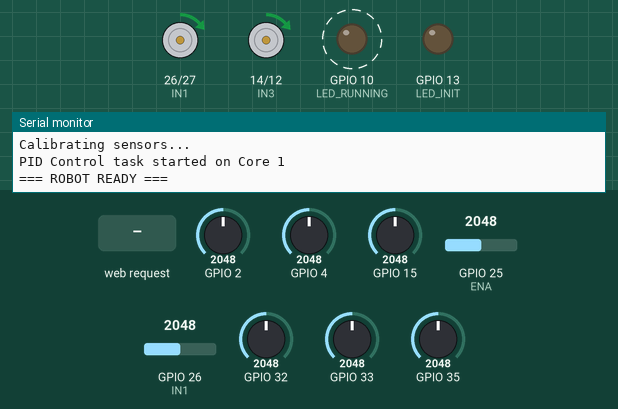
Simulated run of this sketch. Board: ESP32. On the bench: motor-driver pin pairs drawn as motors (green arrow = first pin HIGH = forward, orange = second pin HIGH = backward, longer = more drive, scaled by the enable pin), output pins drawn as LEDs (lit = HIGH), the last lines printed to the serial monitor. Dashed ring = blinking. Inputs (shaded band) come from the test bench; at power-on: GPIO 2 = 2048, GPIO 25 (ENA) = 2048, GPIO 26 (IN1) = 2048, GPIO 4 = 2048, GPIO 15 = 2048, GPIO 32 = 2048, GPIO 33 = 2048, GPIO 35 = 2048. WiFi joins after 1.5 s; servers stay silent unless stated.

Above: at 8.75 s.
8.8 s: GPIO 2 set to 2866
At 9.7 s:
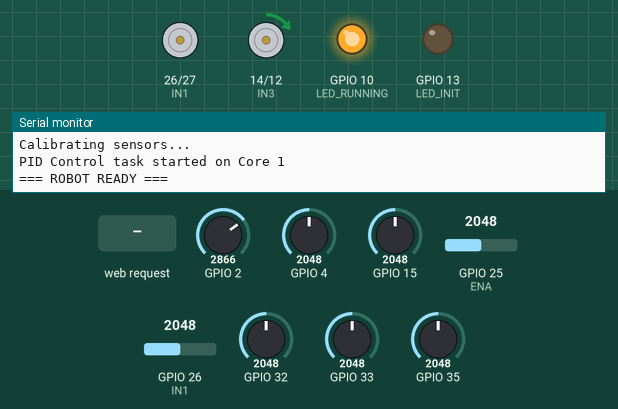
11.8 s: GPIO 25 (ENA) set to 2866
At 13.95 s:
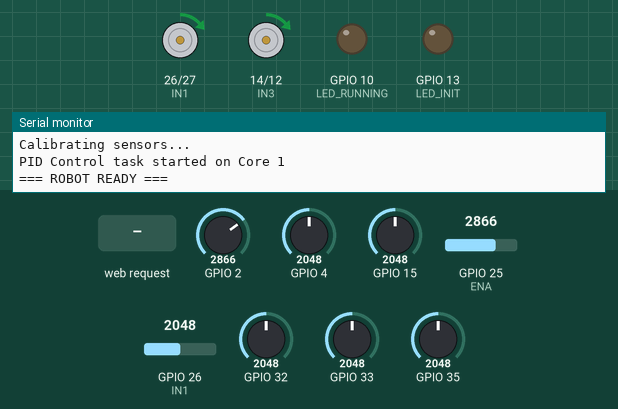
14.8 s: HTTP request GET /stop received
At 15.9 s:
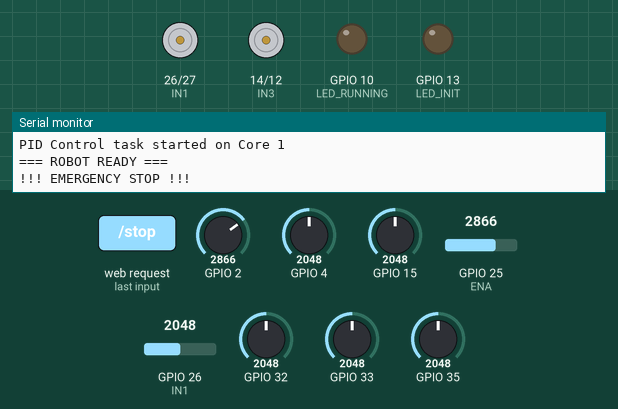
16.3 s: HTTP request GET /start received
At 16.46 s:
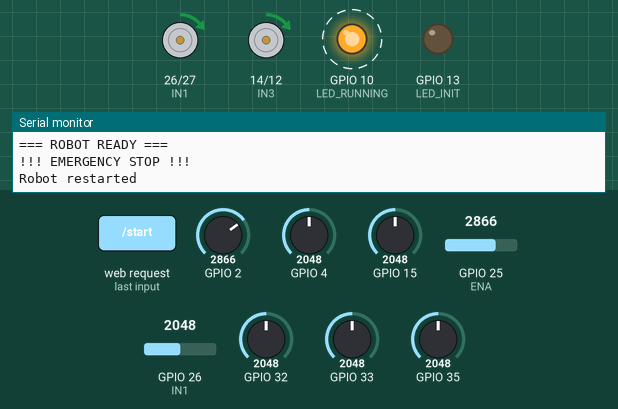
19.3 s: GPIO 26 (IN1) set to 2866
At 20.6 s:
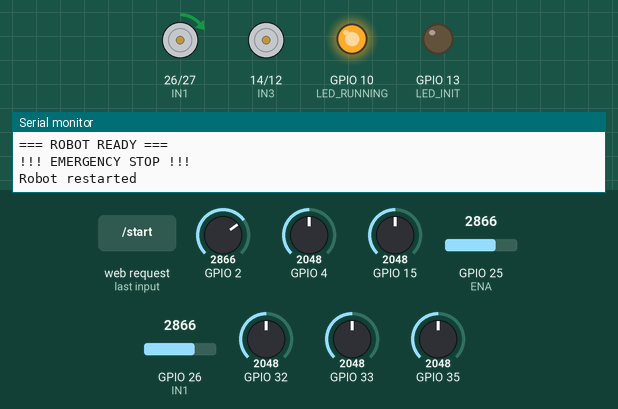
22.3 s: HTTP request GET /backward received
At 22.56 s:
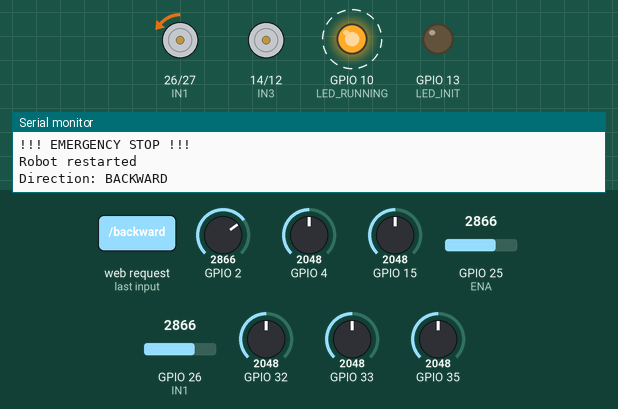
Timing chart, 0 to 26.3 s (numbered marks = the images above; inputs shaded):
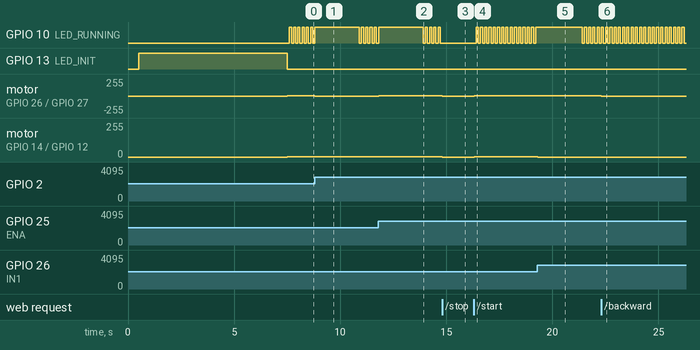

The sketch:

LineFollowerCode.ino
```cpp
#include <WiFi.h>
#include <ESPAsyncWebServer.h>
#include <QTRSensors.h>

// --- CONFIGURATION PINS ---
const int IN1 = 26; const int IN2 = 27; // Moteur Gauche
const int IN3 = 14; const int IN4 = 12; // Moteur Droit
const int ENA = 25; const int ENB = 28; // PWM Vitesse
const int LED_INIT = 13;    // LED Initialisation
const int LED_RUNNING = 10; // LED Pilotage actif

// --- PARAMÈTRES PID & VITESSE ---
float Kp = 0.4;
float Kd = 1.2;
int lastError = 0;
int baseSpeed = 160;
volatile bool robotStop = false;      // Arrêt d'urgence
volatile bool robotForward = true;    // Direction: true=avant, false=arrière
uint16_t lastPosition = 3500;         // Dernière position capteur
unsigned long lastMovementTime = 0;   // Timestamp du dernier mouvement
bool ledBlinking = false;             // État LED clignotante

// --- OBJETS ---
QTRSensors qtr;
const uint8_t SensorCount = 8;
uint16_t sensorValues[SensorCount];
AsyncWebServer server(80);

// --- INTERFACE WEB (Stockée en Flash) ---
const char index_html[] PROGMEM = R"rawliteral(
<!DOCTYPE HTML><html><head><title>ZEBI Robot Control</title>
<meta name="viewport" content="width=device-width, initial-scale=1">
<style>
  * { margin: 0; padding: 0; box-sizing: border-box; }
  body { font-family: Arial, sans-serif; background: #1a1a1a; color: #fff; padding: 10px; }
  .container { max-width: 500px; margin: 0 auto; }
  h1 { text-align: center; margin: 20px 0; font-size: 28px; }
  .status { text-align: center; padding: 15px; background: #222; border-radius: 8px; margin-bottom: 20px; font-size: 14px; }
  .status.running { background: #1a5c1a; }
  .status.stopped { background: #5c1a1a; }

  .button-group { display: grid; grid-template-columns: 1fr 1fr; gap: 10px; margin-bottom: 20px; }
  .btn { padding: 15px; border: none; border-radius: 8px; font-size: 16px; font-weight: bold; cursor: pointer; transition: all 0.3s; }
  .btn-stop { background: #ff3333; color: white; grid-column: 1 / -1; font-size: 24px; padding: 30px; }
  .btn-stop:active { background: #cc0000; transform: scale(0.95); }
  .btn-start { background: #33a833; color: white; }
  .btn-start:active { background: #228022; }

  .control-group { background: #222; padding: 20px; border-radius: 8px; margin-bottom: 15px; }
  .control-group h3 { font-size: 14px; margin-bottom: 10px; text-transform: uppercase; color: #aaa; }

  label { display: block; margin-bottom: 5px; font-size: 13px; }
  input[type="range"] { width: 100%; height: 8px; cursor: pointer; accent-color: #ff6600; }
  input[type="number"] { width: 70px; padding: 5px; background: #333; color: #fff; border: 1px solid #444; border-radius: 4px; }

  .value { display: inline-block; margin-left: 10px; background: #333; padding: 3px 8px; border-radius: 4px; font-size: 13px; }
  .info { font-size: 12px; color: #999; margin-top: 20px; text-align: center; }
</style></head>
<body>
  <div class="container">
    <h1>🤖 ZEBI Robot</h1>

    <div class="status running" id="status">Statut: PRÊT</div>

    <div class="button-group">
      <button class="btn btn-stop" onclick="stopRobot()">🛑 ARRÊT D'URGENCE</button>
      <button class="btn btn-start" onclick="startRobot()">▶ DÉMARRER</button>
    </div>

    <div class="control-group">
      <h3>PID Contrôle</h3>
      <label>Kp (Proportionnel): <span class="value" id="kpVal">0.4</span></label>
      <input type="range" id="kp" min="0" max="2" step="0.1" value="0.4" oninput="updateKp()">

      <label style="margin-top: 15px;">Kd (Dérivée): <span class="value" id="kdVal">1.2</span></label>
      <input type="range" id="kd" min="0" max="3" step="0.1" value="1.2" oninput="updateKd()">
    </div>

    <div class="control-group">
      <h3>Vitesse</h3>
      <label>Vitesse de base: <span class="value" id="spVal">160</span></label>
      <input type="range" id="sp" min="50" max="255" step="5" value="160" oninput="updateSpeed()">
    </div>

    <div class="info">
      📡 Connecté à Robot-Z.E.B.I<br>
      IP: 192.168.4.1<br>
      Appuie longtemps sur ARRÊT EN CAS D'URGENCE
    </div>
  </div>

  <script>
    let isStopped = false;

    async function fetchAPI(endpoint) {
      try {
        await fetch('/' + endpoint);
      } catch(e) { console.log(e); }
    }

    function stopRobot() {
      document.getElementById('status').textContent = '🔴 ARRÊTÉ D\'URGENCE';
      document.getElementById('status').className = 'status stopped';
      isStopped = true;
      fetchAPI('stop');
    }

    function startRobot() {
      document.getElementById('status').textContent = '🟢 EN COURS D\'EXÉCUTION';
      document.getElementById('status').className = 'status running';
      isStopped = false;
      fetchAPI('start');
    }

    function updateKp() {
      const val = document.getElementById('kp').value;
      document.getElementById('kpVal').textContent = val;
      updateAll();
    }

    function updateKd() {
      const val = document.getElementById('kd').value;
      document.getElementById('kdVal').textContent = val;
      updateAll();
    }

    function updateSpeed() {
      const val = document.getElementById('sp').value;
      document.getElementById('spVal').textContent = val;
      updateAll();
    }

    function updateAll() {
      if (isStopped) {
        alert('⚠️ Démarre le robot d\'abord!');
        return;
      }
      const kp = document.getElementById('kp').value;
      const kd = document.getElementById('kd').value;
      const sp = document.getElementById('sp').value;
      fetchAPI('set?kp=' + kp + '&kd=' + kd + '&sp=' + sp);
    }
  </script>
</body></html>)rawliteral";

// --- TÂCHE DE PILOTAGE (CŒUR 1) ---
void TaskRobot(void * pvParameters) {
  unsigned long blinkTimer = 0;

  for(;;) {
    if (robotStop) {
      // Arrêt d'urgence : couper les moteurs
      ledcWrite(0, 0);  // Channel 0 = ENA
      ledcWrite(1, 0);  // Channel 1 = ENB
      digitalWrite(LED_RUNNING, LOW);
      vTaskDelay(100 / portTICK_PERIOD_MS);
      continue;
    }

    uint16_t position = qtr.readLineBlack(sensorValues);
    int error = position - 3500;

    int motorSpeed = (Kp * error) + (Kd * (error - lastError));
    lastError = error;

    int speedG = baseSpeed + motorSpeed;
    int speedD = baseSpeed - motorSpeed;

    // Constrain entre 0 et 65535 (16 bits)
    speedG = constrain(speedG, 0, 65535);
    speedD = constrain(speedD, 0, 65535);

    // Détection de blocage : position inchangée depuis 2 secondes
    unsigned long currentTime = millis();
    if (abs((int)position - (int)lastPosition) > 100) {
      // Robot bouge : réinitialiser le timer
      lastMovementTime = currentTime;
      ledBlinking = false;
      digitalWrite(LED_RUNNING, HIGH);  // LED stable
    } else if (currentTime - lastMovementTime > 2000) {
      // Bloqué depuis 2 sec : faire clignoter
      ledBlinking = true;
      if ((currentTime - lastMovementTime) % 200 < 100) {
        digitalWrite(LED_RUNNING, HIGH);
      } else {
        digitalWrite(LED_RUNNING, LOW);
      }
    }
    lastPosition = position;

    // Contrôle Moteurs selon direction
    if (robotForward) {
      // AVANCE
      digitalWrite(IN1, HIGH); digitalWrite(IN2, LOW);
      digitalWrite(IN3, HIGH); digitalWrite(IN4, LOW);
    } else {
      // MARCHE ARRIÈRE
      digitalWrite(IN1, LOW);  digitalWrite(IN2, HIGH);
      digitalWrite(IN3, LOW);  digitalWrite(IN4, HIGH);
    }
    ledcWrite(0, speedG);  // Channel 0 = ENA
    ledcWrite(1, speedD);  // Channel 1 = ENB

    vTaskDelay(5 / portTICK_PERIOD_MS); // Boucle de 5ms pour la stabilité
  }
}

void setup() {
  Serial.begin(115200);
  delay(500);
  Serial.println("\n=== ROBOT LINE FOLLOWER START ===");
  Serial.println("Initializing pins...");

  // Pins Moteurs
  pinMode(IN1, OUTPUT); pinMode(IN2, OUTPUT);
  pinMode(IN3, OUTPUT); pinMode(IN4, OUTPUT);
  pinMode(LED_INIT, OUTPUT); pinMode(LED_RUNNING, OUTPUT);
  digitalWrite(LED_INIT, HIGH);    // LED Init = ON
  digitalWrite(LED_RUNNING, LOW);  // LED Running = OFF

  // PWM Moteurs - 16 bits pour meilleure précision
  ledcSetup(0, 5000, 16);      // Channel 0: 5kHz, 16 bits
  ledcAttachPin(ENA, 0);       // Attach ENA to Channel 0
  ledcSetup(1, 5000, 16);      // Channel 1: 5kHz, 16 bits
  ledcAttachPin(ENB, 1);       // Attach ENB to Channel 1

  // Setup Capteurs
  qtr.setTypeAnalog();
  qtr.setSensorPins((const uint8_t[]){15,2,4,35,32,33,25,26}, SensorCount);
  Serial.println("QTR Sensors initialized");

  // Wi-Fi Access Point
  bool wifi_ok = WiFi.softAP("Robot-Z.E.B.I", "ZEBI");
  if(wifi_ok) {
    Serial.print("Wi-Fi AP started. IP: ");
    Serial.println(WiFi.softAPIP());
  } else {
    Serial.println("WARNING: Wi-Fi AP failed!");
  }

  server.on("/", HTTP_GET, [](AsyncWebServerRequest *request){
    request->send_P(200, "text/html", index_html);
  });

  server.on("/stop", HTTP_GET, [](AsyncWebServerRequest *request){
    robotStop = true;
    Serial.println("!!! EMERGENCY STOP !!!");
    request->send(200, "text/plain", "STOPPED");
  });

  server.on("/start", HTTP_GET, [](AsyncWebServerRequest *request){
    robotStop = false;
    lastError = 0;
    Serial.println("Robot restarted");
    request->send(200, "text/plain", "RUNNING");
  });

  server.on("/forward", HTTP_GET, [](AsyncWebServerRequest *request){
    robotForward = true;
    Serial.println("Direction: FORWARD");
    request->send(200, "text/plain", "FORWARD");
  });

  server.on("/backward", HTTP_GET, [](AsyncWebServerRequest *request){
    robotForward = false;
    Serial.println("Direction: BACKWARD");
    request->send(200, "text/plain", "BACKWARD");
  });

  server.begin();
  Serial.println("Web server started on /0.0.0.0:80");

  // Calibration (Le robot doit bouger sur la ligne)
  Serial.println("Calibrating sensors...");
  for (uint16_t i = 0; i < 200; i++) {
    qtr.calibrate();
    delay(10);
  }

  // Lancement du cœur de pilotage
  digitalWrite(LED_INIT, LOW);      // LED Init OFF
  digitalWrite(LED_RUNNING, HIGH);  // LED Running ON
  Serial.println("PID Control task started on Core 1");
  Serial.println("=== ROBOT READY ===");
  xTaskCreatePinnedToCore(TaskRobot, "TaskRobot", 4096, NULL, 1, NULL, 1);
}

void loop() {
  // Vide car tout est géré par les tâches et le serveur Async
}
```

Measured:
- after the input at 8.8 s, motor on GPIO 26 (IN1) / GPIO 27 (IN2): forward 1/255 → stopped at once
- after the input at 11.8 s, motor on GPIO 26 (IN1) / GPIO 27 (IN2): stopped → forward 1/255 at once; motor on GPIO 14 (IN3) / GPIO 12 (IN4): forward 1/255 → stopped at once, → forward 1/255 0.01 s later
- after the input at 14.8 s, GPIO 10 (LED_RUNNING): stops changing and stays LOW; motor on GPIO 26 (IN1) / GPIO 27 (IN2), motor on GPIO 14 (IN3) / GPIO 12 (IN4): forward 1/255 → stopped at once
- after the input at 16.3 s, GPIO 10 (LED_RUNNING): alternates HIGH for 0.10 s and LOW for 0.10 s, starting after 0.11 s; motor on GPIO 26 (IN1) / GPIO 27 (IN2), motor on GPIO 14 (IN3) / GPIO 12 (IN4): stopped → forward 1/255 at once
- after the input at 19.3 s, motor on GPIO 26 (IN1) / GPIO 27 (IN2): forward 1/255 → forward 2/255 at once, → forward 1/255 0.01 s later; motor on GPIO 14 (IN3) / GPIO 12 (IN4): forward 1/255 → stopped at once
- after the input at 22.3 s, motor on GPIO 26 (IN1) / GPIO 27 (IN2): forward 1/255 → backward 1/255 at once
- by itself, GPIO 10 (LED_RUNNING): repeats every 0.20 s: LOW 0.10 s, HIGH 0.10 s
